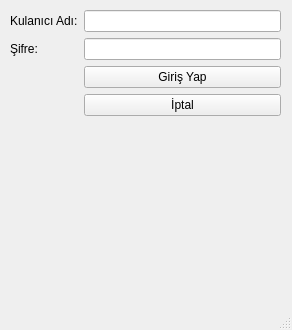
<?xml version="1.0" encoding="UTF-8"?>
<ui version="4.0">
 <class>MainWindow</class>
 <widget class="QMainWindow" name="MainWindow">
  <property name="geometry">
   <rect>
    <x>0</x>
    <y>0</y>
    <width>292</width>
    <height>330</height>
   </rect>
  </property>
  <property name="windowTitle">
   <string>MainWindow</string>
  </property>
  <widget class="QWidget" name="centralwidget">
   <widget class="QWidget" name="formLayoutWidget">
    <property name="geometry">
     <rect>
      <x>10</x>
      <y>10</y>
      <width>271</width>
      <height>261</height>
     </rect>
    </property>
    <layout class="QFormLayout" name="formLayout">
     <item row="0" column="0">
      <widget class="QLabel" name="label">
       <property name="text">
        <string>Kulanıcı Adı:</string>
       </property>
      </widget>
     </item>
     <item row="0" column="1">
      <widget class="QLineEdit" name="txtKulalaniciAdi"/>
     </item>
     <item row="1" column="0">
      <widget class="QLabel" name="label_2">
       <property name="text">
        <string>Şifre:</string>
       </property>
      </widget>
     </item>
     <item row="1" column="1">
      <widget class="QLineEdit" name="txtSifre"/>
     </item>
     <item row="2" column="1">
      <widget class="QPushButton" name="btGiris">
       <property name="text">
        <string>Giriş Yap</string>
       </property>
      </widget>
     </item>
     <item row="3" column="1">
      <widget class="QPushButton" name="btIptal">
       <property name="text">
        <string>İptal</string>
       </property>
      </widget>
     </item>
     <item row="4" column="1">
      <widget class="QLabel" name="label_3">
       <property name="text">
        <string/>
       </property>
      </widget>
     </item>
    </layout>
   </widget>
  </widget>
  <widget class="QMenuBar" name="menubar">
   <property name="geometry">
    <rect>
     <x>0</x>
     <y>0</y>
     <width>292</width>
     <height>21</height>
    </rect>
   </property>
  </widget>
  <widget class="QStatusBar" name="statusbar"/>
 </widget>
 <resources/>
 <connections/>
</ui>
